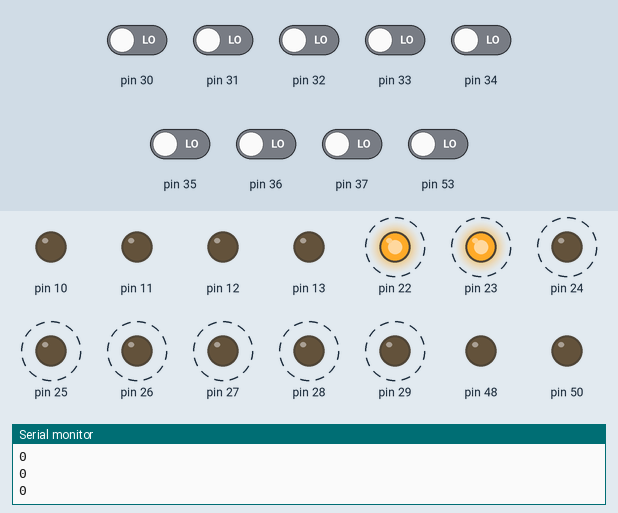
This sketch was run on a simulated Arduino Mega 2560, built for the host (arithmetic inside an expression is 32-bit, double 64-bit). Shown: output pins drawn as LEDs (lit = HIGH), the last lines printed to the serial monitor. Dashed ring = blinking. Inputs (shaded band) come from the test bench; at power-on: pin 30–37, pin 53 LOW. EEPROM starts erased.

Above: at 1.2 s.
1.3 s: pin 53 driven HIGH
At 2.06 s:
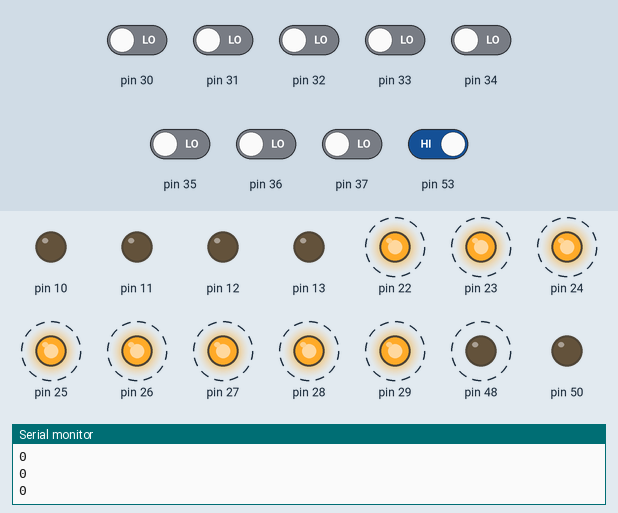
4.4 s: pin 33 driven HIGH
At 5.0 s:
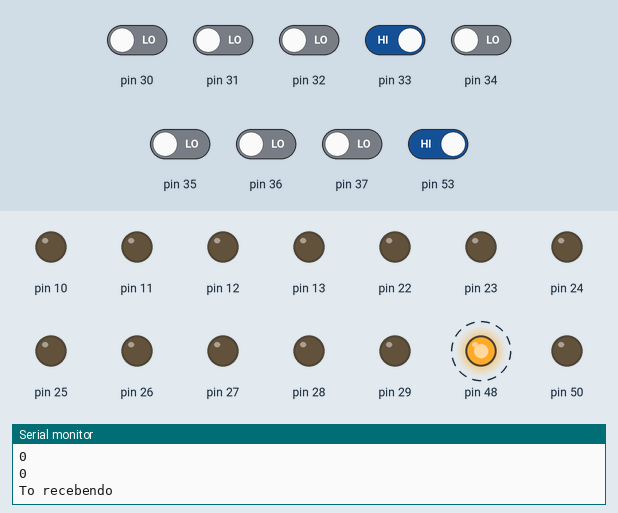
7.5 s: pin 33 driven LOW
At 7.79 s:
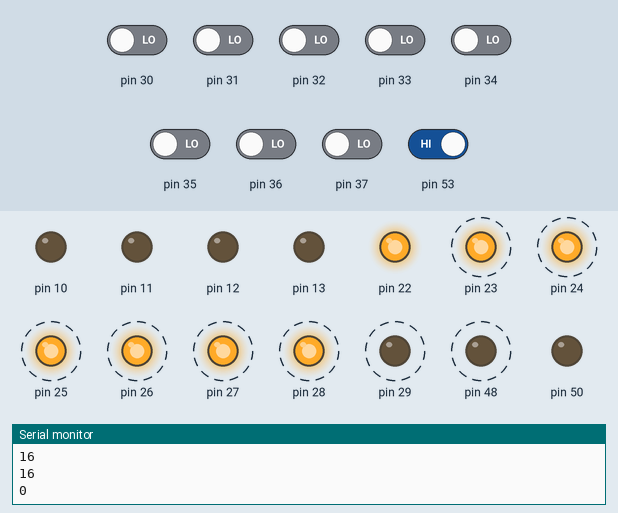
10.6 s: pin 30 driven HIGH
At 11.21 s:
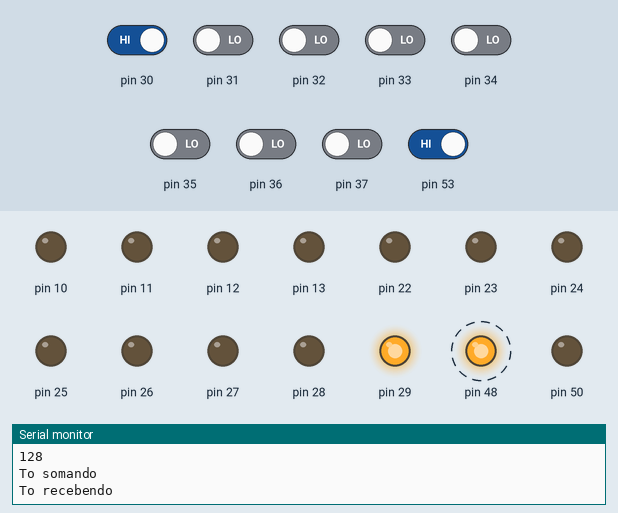
13.7 s: pin 30 driven LOW
At 14.91 s:
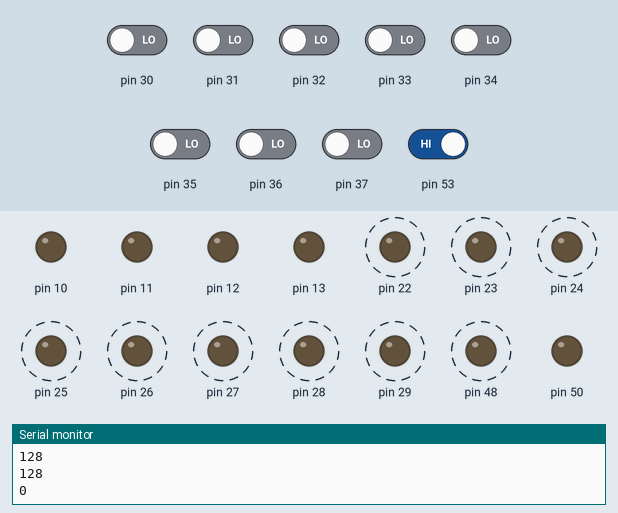
16.8 s: pin 31 driven HIGH
At 17.42 s:
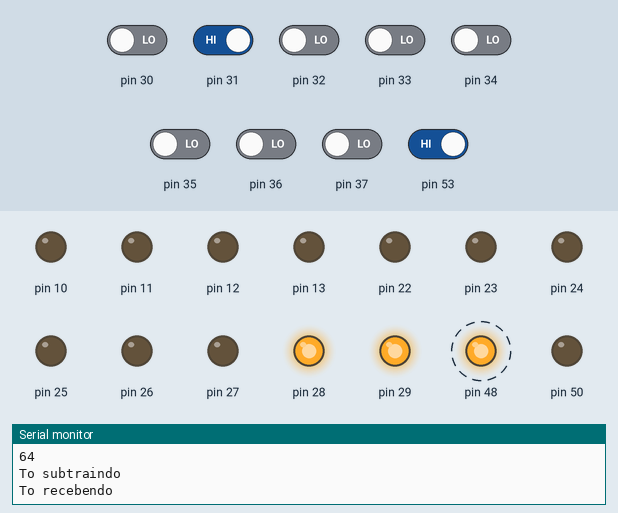
Timing chart, 0 to 20.9 s (numbered marks = the images above; inputs shaded):
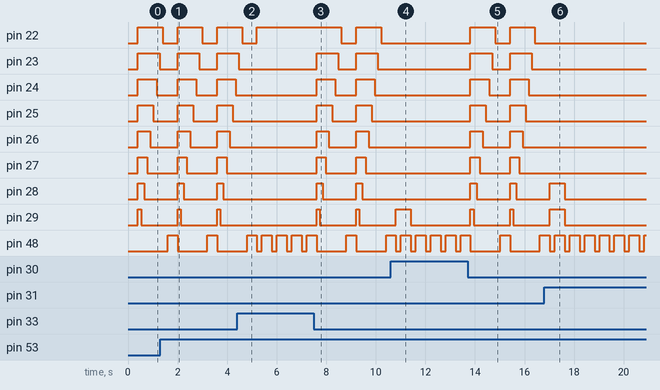

The sketch:

ardu_receiver.ino
```cpp
#include <EEPROM.h>

short ptr;
byte data[3];

void setup() {
  // Imprime valor aos leds
  DDRA = B11111111;
  // Recebe instruções do primeiro arduino
  DDRC = B0;
  // Led indicador de clock
  DDRL = B00000010;
  // Informação do clock
  DDRB = B11111110;

  // indexador global de memória
  ptr = 0;

  Serial.begin(9600);
}

void loop() {
  p_write(p_fetch());
  if (PINB == B00000001) {
    Serial.println("To recebendo");
    PORTL = B00000010;
  } else {
    PORTL = B00000000;
  }

  // Se o ponteiro global chegar a três nosso processador inicia o processo de leitura
  // e interpretação da instrução
  if (ptr == 3) {
    p_read();
    Serial.println(EEPROM.get(0, data[0]));
    Serial.println(EEPROM.get(1, data[1]));
    Serial.println(EEPROM.get(2, data[2]));
    PORTL = B00000000;
    p_execute();

    ptr = 0;
  }

  delay(200);
}

byte p_fetch() {
  return PINC;
}

void p_write(byte b) {
  EEPROM.write(ptr, b);
  ptr++;
}

void p_read() {
  while (ptr >= 0) {
    EEPROM.get(ptr, data[ptr]);
    ptr--;
  }

  ptr = 0;
}


void p_execute() {
  // posição da operação no vetor de dados
  switch(data[2]) {
    case B10000000: // +
      Serial.println("To somando");
      PORTA = data[0] + data[1];
      break;
    case B01000000: // -
      Serial.println("To subtraindo");
      PORTA = data[0] - data[1];
      break;
    case B00100000: // *
      Serial.println("To multiplicando");
      PORTA = data[0] * data[1];
      break;
    case B00010000: // /
      Serial.println("To dividindo");
      PORTA = data[0] / data[1];
      break;
    default:
      PORTA = B11111111;
      for (int i = 0; i < 8; i++) {
        delay(125);
        PORTA = PORTA >> 1;
      }
      break;
  }
  EEPROM.write(4, PINA);
}
```

Measured:
- after the input at 1.3 s, pin 48: alternates HIGH for 0.40 s and LOW for 1.2 s, starting after 0.30 s
- after the input at 4.4 s, pin 22: goes on until 5.2 s, then stays HIGH; pin 23: goes on until 4.5 s, then stays LOW; pin 24: stays LOW (without the input it goes to HIGH after 0.80 s); pin 25–29: stops changing and stays LOW; pin 48: alternates HIGH for 0.40 s and LOW for 0.20 s, starting after 1.0 s
- after the input at 7.5 s, pin 22: HIGH → LOW after 1.1 s, → HIGH 0.60 s later, → LOW 1.0 s later; pin 23: alternates HIGH for 0.88 s and LOW for 0.73 s, starting after 0.11 s
- after the input at 10.6 s, pin 22–28: stops changing and stays LOW; pin 48: alternates HIGH for 0.40 s and LOW for 0.20 s, starting after 0.41 s
- after the input at 13.7 s, pin 22: alternates HIGH for 1.0 s and LOW for 0.60 s, starting after 0.12 s; pin 23: alternates HIGH for 0.88 s and LOW for 0.73 s, starting after 0.12 s
- after the input at 16.8 s, pin 22–27: stops changing and stays LOW; pin 48: alternates HIGH for 0.40 s and LOW for 0.20 s, starting after 0.42 s
- by itself, pin 22: alternates HIGH for 1.0 s and LOW for 0.60 s
- by itself, pin 24: alternates HIGH for 0.75 s and LOW for 0.85 s
